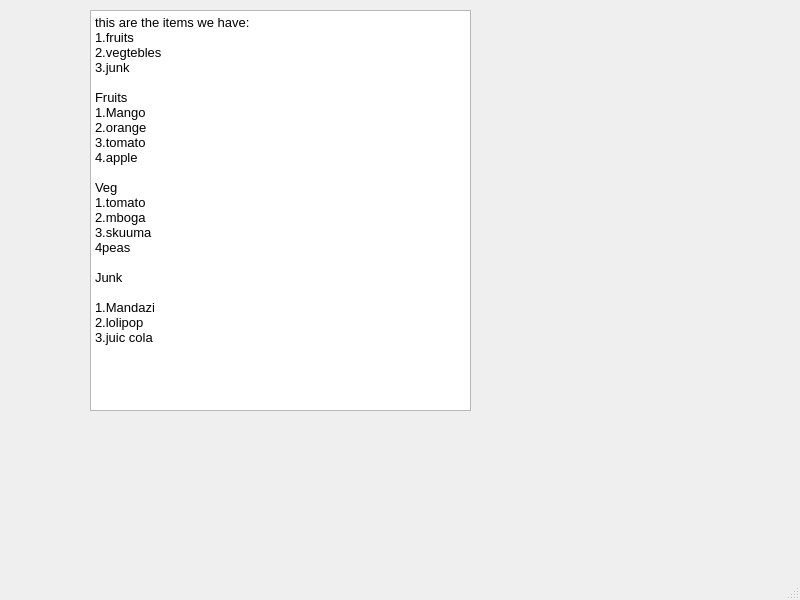
<?xml version="1.0" encoding="UTF-8"?>
<ui version="4.0">
 <class>MainWindow</class>
 <widget class="QMainWindow" name="MainWindow">
  <property name="geometry">
   <rect>
    <x>0</x>
    <y>0</y>
    <width>800</width>
    <height>600</height>
   </rect>
  </property>
  <property name="windowTitle">
   <string>MainWindow</string>
  </property>
  <widget class="QWidget" name="centralwidget">
   <widget class="QTextBrowser" name="textBrowser">
    <property name="geometry">
     <rect>
      <x>90</x>
      <y>10</y>
      <width>381</width>
      <height>401</height>
     </rect>
    </property>
    <property name="html">
     <string>&lt;!DOCTYPE HTML PUBLIC &quot;-//W3C//DTD HTML 4.0//EN&quot; &quot;http://www.w3.org/TR/REC-html40/strict.dtd&quot;&gt;
&lt;html&gt;&lt;head&gt;&lt;meta name=&quot;qrichtext&quot; content=&quot;1&quot; /&gt;&lt;style type=&quot;text/css&quot;&gt;
p, li { white-space: pre-wrap; }
&lt;/style&gt;&lt;/head&gt;&lt;body style=&quot; font-family:'Ubuntu'; font-size:10pt; font-weight:400; font-style:normal;&quot;&gt;
&lt;p style=&quot; margin-top:0px; margin-bottom:0px; margin-left:0px; margin-right:0px; -qt-block-indent:0; text-indent:0px;&quot;&gt;this are the items we have:&lt;/p&gt;
&lt;p style=&quot; margin-top:0px; margin-bottom:0px; margin-left:0px; margin-right:0px; -qt-block-indent:0; text-indent:0px;&quot;&gt;1.fruits&lt;/p&gt;
&lt;p style=&quot; margin-top:0px; margin-bottom:0px; margin-left:0px; margin-right:0px; -qt-block-indent:0; text-indent:0px;&quot;&gt;2.vegtebles&lt;/p&gt;
&lt;p style=&quot; margin-top:0px; margin-bottom:0px; margin-left:0px; margin-right:0px; -qt-block-indent:0; text-indent:0px;&quot;&gt;3.junk&lt;/p&gt;
&lt;p style=&quot;-qt-paragraph-type:empty; margin-top:0px; margin-bottom:0px; margin-left:0px; margin-right:0px; -qt-block-indent:0; text-indent:0px;&quot;&gt;&lt;br /&gt;&lt;/p&gt;
&lt;p style=&quot; margin-top:0px; margin-bottom:0px; margin-left:0px; margin-right:0px; -qt-block-indent:0; text-indent:0px;&quot;&gt;Fruits&lt;/p&gt;
&lt;p style=&quot; margin-top:0px; margin-bottom:0px; margin-left:0px; margin-right:0px; -qt-block-indent:0; text-indent:0px;&quot;&gt;1.Mango&lt;/p&gt;
&lt;p style=&quot; margin-top:0px; margin-bottom:0px; margin-left:0px; margin-right:0px; -qt-block-indent:0; text-indent:0px;&quot;&gt;2.orange&lt;/p&gt;
&lt;p style=&quot; margin-top:0px; margin-bottom:0px; margin-left:0px; margin-right:0px; -qt-block-indent:0; text-indent:0px;&quot;&gt;3.tomato&lt;/p&gt;
&lt;p style=&quot; margin-top:0px; margin-bottom:0px; margin-left:0px; margin-right:0px; -qt-block-indent:0; text-indent:0px;&quot;&gt;4.apple&lt;/p&gt;
&lt;p style=&quot;-qt-paragraph-type:empty; margin-top:0px; margin-bottom:0px; margin-left:0px; margin-right:0px; -qt-block-indent:0; text-indent:0px;&quot;&gt;&lt;br /&gt;&lt;/p&gt;
&lt;p style=&quot; margin-top:0px; margin-bottom:0px; margin-left:0px; margin-right:0px; -qt-block-indent:0; text-indent:0px;&quot;&gt;Veg&lt;/p&gt;
&lt;p style=&quot; margin-top:0px; margin-bottom:0px; margin-left:0px; margin-right:0px; -qt-block-indent:0; text-indent:0px;&quot;&gt;1.tomato&lt;/p&gt;
&lt;p style=&quot; margin-top:0px; margin-bottom:0px; margin-left:0px; margin-right:0px; -qt-block-indent:0; text-indent:0px;&quot;&gt;2.mboga&lt;/p&gt;
&lt;p style=&quot; margin-top:0px; margin-bottom:0px; margin-left:0px; margin-right:0px; -qt-block-indent:0; text-indent:0px;&quot;&gt;3.skuuma&lt;/p&gt;
&lt;p style=&quot; margin-top:0px; margin-bottom:0px; margin-left:0px; margin-right:0px; -qt-block-indent:0; text-indent:0px;&quot;&gt;4peas&lt;/p&gt;
&lt;p style=&quot;-qt-paragraph-type:empty; margin-top:0px; margin-bottom:0px; margin-left:0px; margin-right:0px; -qt-block-indent:0; text-indent:0px;&quot;&gt;&lt;br /&gt;&lt;/p&gt;
&lt;p style=&quot; margin-top:0px; margin-bottom:0px; margin-left:0px; margin-right:0px; -qt-block-indent:0; text-indent:0px;&quot;&gt;Junk&lt;/p&gt;
&lt;p style=&quot;-qt-paragraph-type:empty; margin-top:0px; margin-bottom:0px; margin-left:0px; margin-right:0px; -qt-block-indent:0; text-indent:0px;&quot;&gt;&lt;br /&gt;&lt;/p&gt;
&lt;p style=&quot; margin-top:0px; margin-bottom:0px; margin-left:0px; margin-right:0px; -qt-block-indent:0; text-indent:0px;&quot;&gt;1.Mandazi&lt;/p&gt;
&lt;p style=&quot; margin-top:0px; margin-bottom:0px; margin-left:0px; margin-right:0px; -qt-block-indent:0; text-indent:0px;&quot;&gt;2.lolipop&lt;/p&gt;
&lt;p style=&quot; margin-top:0px; margin-bottom:0px; margin-left:0px; margin-right:0px; -qt-block-indent:0; text-indent:0px;&quot;&gt;3.juic cola&lt;/p&gt;
&lt;p style=&quot;-qt-paragraph-type:empty; margin-top:0px; margin-bottom:0px; margin-left:0px; margin-right:0px; -qt-block-indent:0; text-indent:0px;&quot;&gt;&lt;br /&gt;&lt;/p&gt;&lt;/body&gt;&lt;/html&gt;</string>
    </property>
   </widget>
  </widget>
  <widget class="QMenuBar" name="menubar">
   <property name="geometry">
    <rect>
     <x>0</x>
     <y>0</y>
     <width>800</width>
     <height>22</height>
    </rect>
   </property>
  </widget>
  <widget class="QStatusBar" name="statusbar"/>
 </widget>
 <resources/>
 <connections/>
</ui>
